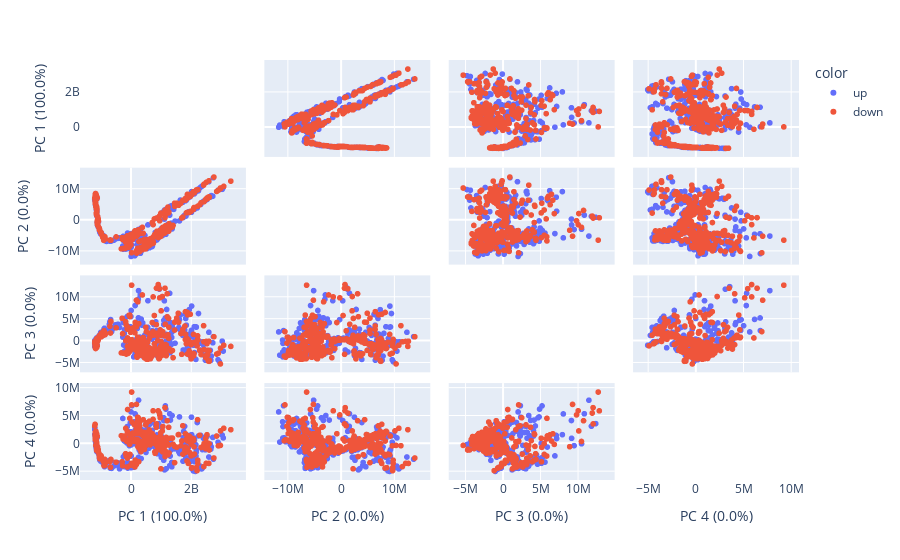

The notebook cell this image was saved under:
### Code cell
pca = PCA()
components = pca.fit_transform(data)
labels = {
    str(i): f"PC {i+1} ({var:.1f}%)"
    for i, var in enumerate(pca.explained_variance_ratio_ * 100)
}

fig = px.scatter_matrix(
    components,
    labels=labels,
    dimensions=range(4),
    color=label
)
fig.update_traces(diagonal_visible=False)
fig.show()

### Figure 1 — Plotly figure (JSON) as saved in the notebook; plotly's stock layout.template omitted (floating-point values rounded to 4 significant figures; data arrays with more than 128 entries replaced by an {"elided": "..."} marker saying what was removed)
{"data": [{"diagonal": {"visible": false}, "dimensions": [{"axis": {"matches": true}, "label": "PC 1 (100.0%)", "values": {"elided": "476 float values"}}, {"axis": {"matches": true}, "label": "PC 2 (0.0%)", "values": {"elided": "476 float values"}}, {"axis": {"matches": true}, "label": "PC 3 (0.0%)", "values": {"elided": "476 float values"}}, {"axis": {"matches": true}, "label": "PC 4 (0.0%)", "values": {"elided": "476 float values"}}], "hovertemplate": "color=up<br>%{xaxis.title.text}=%{x}<br>%{yaxis.title.text}=%{y}<extra></extra>", "legendgroup": "up", "marker": {"color": "#636efa", "symbol": "circle"}, "name": "up", "showlegend": true, "type": "splom"}, {"diagonal": {"visible": false}, "dimensions": [{"axis": {"matches": true}, "label": "PC 1 (100.0%)", "values": {"elided": "423 float values"}}, {"axis": {"matches": true}, "label": "PC 2 (0.0%)", "values": {"elided": "423 float values"}}, {"axis": {"matches": true}, "label": "PC 3 (0.0%)", "values": {"elided": "423 float values"}}, {"axis": {"matches": true}, "label": "PC 4 (0.0%)", "values": {"elided": "423 float values"}}], "hovertemplate": "color=down<br>%{xaxis.title.text}=%{x}<br>%{yaxis.title.text}=%{y}<extra></extra>", "legendgroup": "down", "marker": {"color": "#EF553B", "symbol": "circle"}, "name": "down", "showlegend": true, "type": "splom"}], "layout": {"dragmode": "select", "legend": {"title": {"text": "color"}, "tracegroupgap": 0}, "margin": {"t": 60}}}
